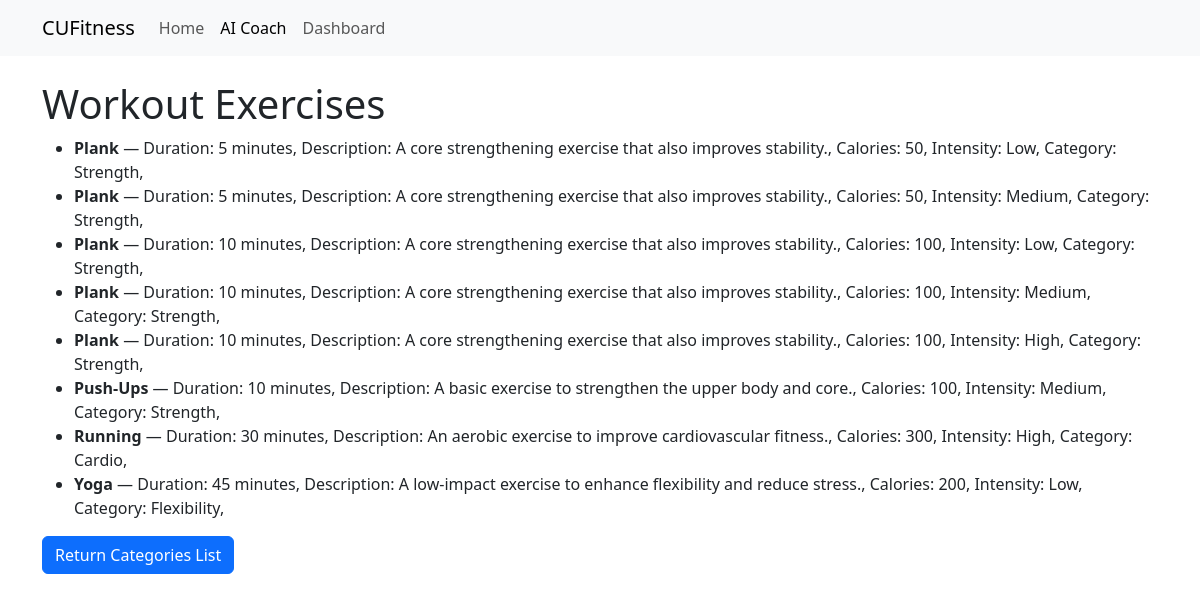
The app's page /FitnessPlan/browse_exercises/ with its own data.
### FitnessPlan/models/BrowseWorkout.py (models this page shows, shortened)
class BrowseWorkout(models.Model):
    INTENSITY_CHOICES = [
        ('Low', 'Low'),
        ('Medium', 'Medium'),
        ('High', 'High'),
    ]
    name = models.CharField("Exercise Name",max_length=255)
    description = models.TextField("Exercise Description")
    duration = models.PositiveIntegerField("Duration (minutes)", default = 0)
    calories = models.PositiveIntegerField("Calories burned", default = 0)
    category = models.ForeignKey(Category, on_delete = models.CASCADE, related_name="exercises")
    intensity_level = models.CharField("Workout Intensity", max_length= 20, default="Unknown", choices=INTENSITY_CHOICES)
    favorited_by = models.ManyToManyField(settings.AUTH_USER_MODEL, blank = True, related_name='favorite_exercises') # combine the exercises favorited by the user
    class Meta:
        ordering = ['name', 'duration', 'intensity_level']

class Category(models.Model):
    name = models.CharField("Category Name", max_length = 50, unique = True)

### FitnessPlan/views/BrowseWorkout.py (the view)
# urls.py: path('browse_exercises/', browse_exercise_list, name='browse_exercise_list'),
def browse_exercise_list(request):
    selected_categories = request.GET.getlist('categories')
    exercises = BrowseWorkout.objects.all()
    if selected_categories:
        exercises = exercises.filter(category__id__in = selected_categories)
    exercises = exercises.annotate(
    intensity_order=Case(
        When(intensity_level='Low', then=0),
        When(intensity_level='Medium', then=1),
        When(intensity_level='High', then=2),
        default=3,
        output_field=IntegerField()
    )
).order_by('name', 'duration', 'intensity_order')
    return render(request, 'fitnessplan/browse_exercise_list.html', {'exercises': exercises})

### templates/fitnessplan/browse_exercise_list.html (shortened to what this page needs)
{% extends 'base.html' %}
{% block content %}
<html>
<head>
</head>
<body>
    <h1>Workout Exercises</h1>
    <ul>
        {% for exercise in exercises %}
            <li>
                <strong>{{ exercise.name }}</strong> — Duration: {{ exercise.duration }} minutes,
                Description: {{ exercise.description }},
                Calories: {{ exercise.calories }},
                Intensity: {{ exercise.intensity_level }},
                Category: {{ exercise.category.name }},
            </li>
        {% empty %}
            <li>No Corresponding Exercises</li>
        {% endfor %}
    </ul>
    <a href="{% url 'browse_category_list' %}"><button type="button" class="btn btn-primary">Return Categories List</button></a>
</body>
</html>
{% endblock %}

### records on screen
BrowseWorkout: name "Plank", duration "5", description "A core strengthening exercise that also improves stability.", calories "50", intensity_level "Low", category.name "Strength"
BrowseWorkout: name "Plank", duration "5", description "A core strengthening exercise that also improves stability.", calories "50", intensity_level "Medium", category.name "Strength"
BrowseWorkout: name "Plank", duration "10", description "A core strengthening exercise that also improves stability.", calories "100", intensity_level "Low", category.name "Strength"
BrowseWorkout: name "Plank", duration "10", description "A core strengthening exercise that also improves stability.", calories "100", intensity_level "Medium", category.name "Strength"
BrowseWorkout: name "Plank", duration "10", description "A core strengthening exercise that also improves stability.", calories "100", intensity_level "High", category.name "Strength"
BrowseWorkout: name "Push-Ups", duration "10", description "A basic exercise to strengthen the upper body and core.", calories "100", intensity_level "Medium", category.name "Strength"
BrowseWorkout: name "Running", duration "30", description "An aerobic exercise to improve cardiovascular fitness.", calories "300", intensity_level "High", category.name "Cardio"
BrowseWorkout: name "Yoga", duration "45", description "A low-impact exercise to enhance flexibility and reduce stress.", calories "200", intensity_level "Low", category.name "Flexibility"
